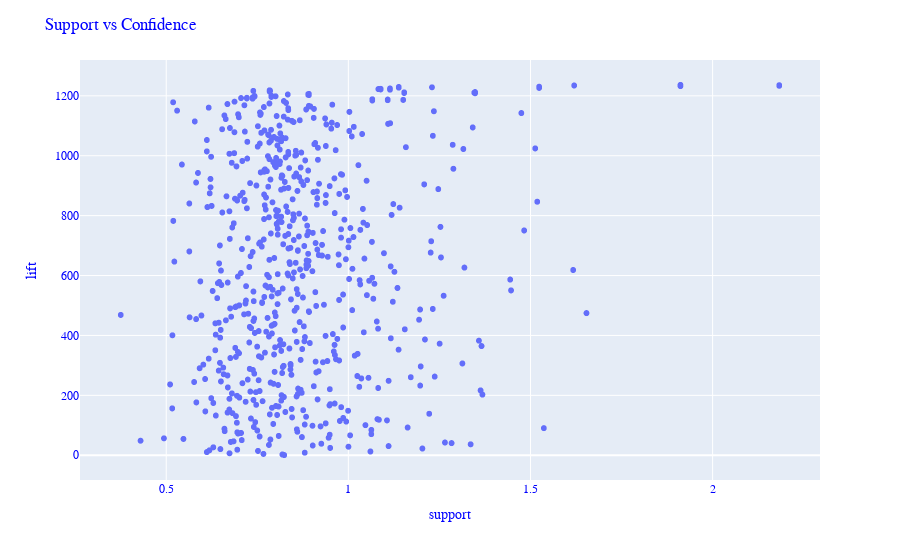

Notebook source saved alongside this figure:
### Code cell
fig=px.scatter(rules['support'], rules['lift'])
fig.update_layout(
    xaxis_title="support",
    yaxis_title="lift",

    font_family="Courier New",
    font_color="blue",
    title_font_family="Times New Roman",
    title_font_color="red",
    title=('Support vs Confidence')

)

fig.show()

### Figure 1 — Plotly figure (JSON) as saved in the notebook; plotly's stock layout.template omitted (floating-point values rounded to 4 significant figures; data arrays with more than 128 entries replaced by an {"elided": "..."} marker saying what was removed)
{"data": [{"hovertemplate": "x=%{x}<br>index=%{y}<extra></extra>", "legendgroup": "", "marker": {"color": "#636efa", "symbol": "circle"}, "mode": "markers", "name": "", "showlegend": false, "x": {"elided": "1238 float values"}, "xaxis": "x", "y": {"elided": "1238 int values"}, "yaxis": "y", "type": "scattergl"}], "layout": {"xaxis": {"anchor": "y", "domain": [0.0, 1.0], "title": {"text": "support"}}, "yaxis": {"anchor": "x", "domain": [0.0, 1.0], "title": {"text": "lift"}}, "legend": {"tracegroupgap": 0}, "margin": {"t": 60}, "font": {"family": "Courier New", "color": "blue"}, "title": {"text": "Support vs Confidence"}}}
